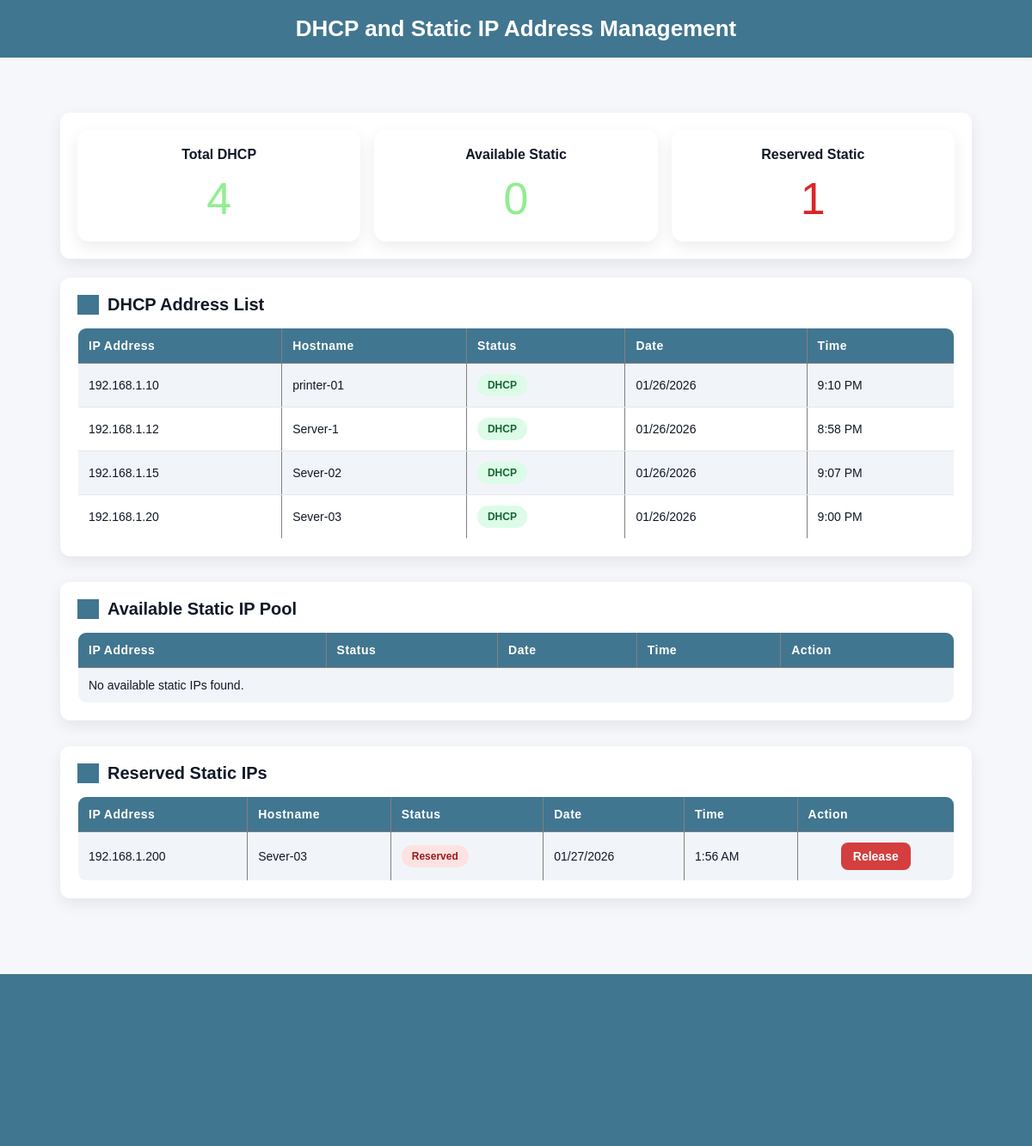
The app's page /, older data.
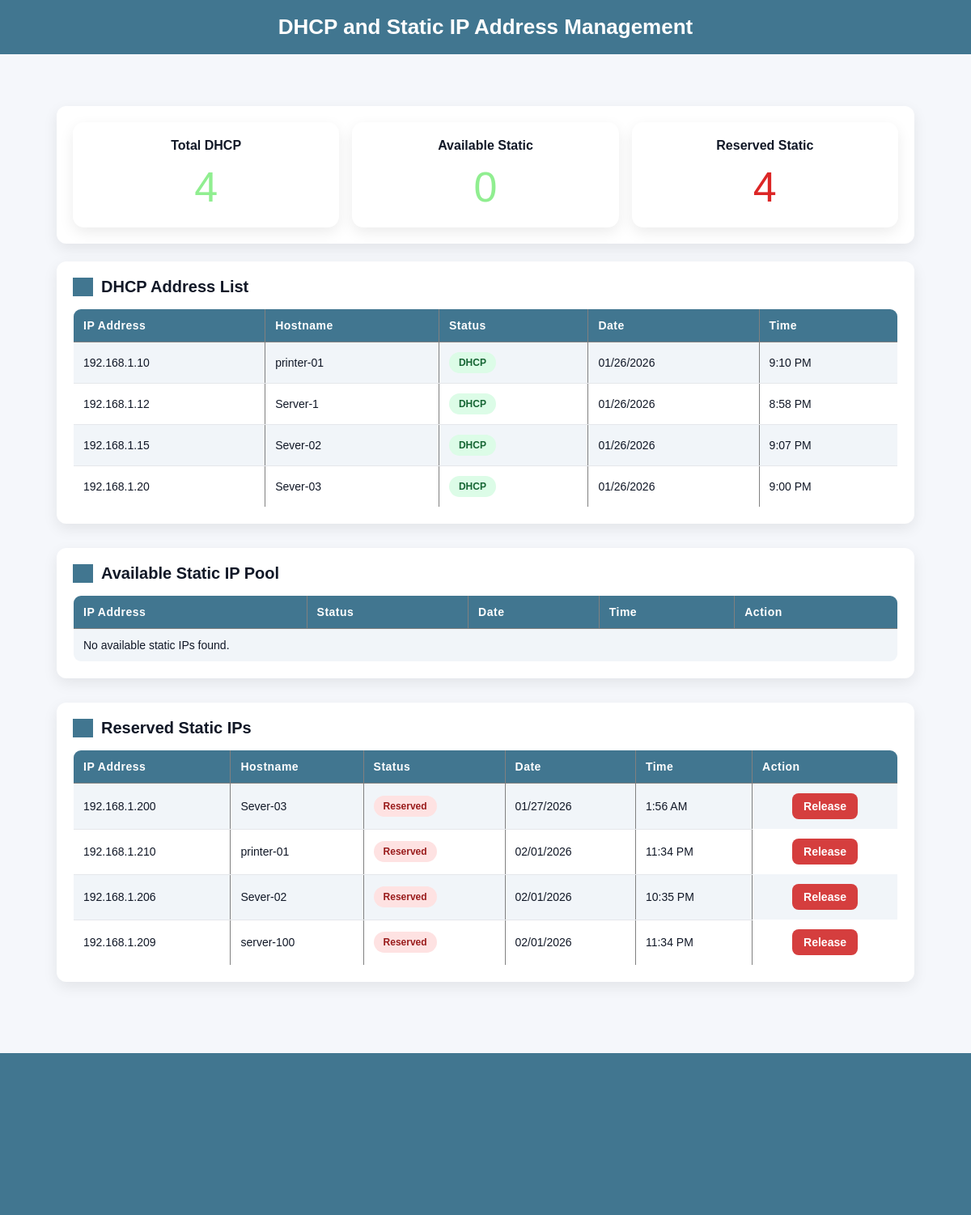
The same page, newer data.
### ipam/models.py (models this page shows)
class IPAddress(models.Model):
    ip_address = models.GenericIPAddressField(unique=True)
    hostname = models.CharField(max_length=100, blank=True)
    status = models.CharField(
        max_length=20,
        choices=[
            ('dhcp', 'DHCP'),
            ('available', 'Available'),
            ('reserved', 'Reserved'),
        ],
        default='dhcp'
    )
    updated_at = models.DateTimeField(auto_now=True)
    class Meta:
        verbose_name = "DHCP Address"
        verbose_name_plural = "IP Addresses"

### ipam/views.py (the view)
# urls.py: path('', dhcp_list, name='dhcp_list'),
def dhcp_list(request):
    dhcp_addresses = IPAddress.objects.filter(status='dhcp')
    available_static = IPAddress.objects.filter(status='available')
    reserved_static = IPAddress.objects.filter(status='reserved')
    return render(request, 'ipam/dhcp_list.html', {
        'dhcp_addresses': dhcp_addresses,
        'available_static': available_static,
        'reserved_static': reserved_static,
        "dhcp_count": dhcp_addresses.count(),
        "available_count": available_static.count(),
        "reserved_count": reserved_static.count(),
    })

### ipam/templates/ipam/dhcp_list.html (shortened to what the changed rows need)
<!DOCTYPE html>
{% load static %}
<html lang="en">
<head>
    <link rel="stylesheet" href="{% static 'css/style.css' %}?v=99 ">
</head>
<body>
    <header>
        <h1>DHCP and Static IP Address Management</h1>
    </header>
    <main>
        <div class="container">
        <section class="summary-cards">
            <div class="card reserved">
                <h3>Reserved Static</h3>
                <p>{{ reserved_count }}</p>
            </div>
        </section>
        <section id="dhcp-section">
            <h2>DHCP Address List</h2>
            <table border="1" cellpadding="5">
                <tr>
                    <th>IP Address</th>
                    <th>Hostname</th>
                    <th>Status</th>
                    <th>Date</th>
                    <th>Time</th>
                </tr>
                {% for ip in dhcp_addresses %}
                <tr>
                    <td>{{ ip.ip_address }}</td>
                    <td>{{ ip.hostname|default:"-" }}</td>
                    <td>
                        <span class="status-badge status-{{ ip.status }}">
                            {{ ip.get_status_display }}
                        </span>
                    </td>
                    <td>{{ ip.updated_at|date:"m/d/Y" }}</td>
                    <td>{{ ip.updated_at|date:"g:i A" }}</td>
                </tr>
                {% empty %}
                <tr>
                    <td colspan="5">No DHCP address found.</td>
                </tr>
                {% endfor %}
            </table>
        </section>
        <section id="available-section" style="margin-top: 30px;">
            <h2>Available Static IP Pool</h2>
            <table border="1" cellpadding="5">
                <tr>
                    <th>IP Address</th>
                    <th>Status</th>
                    <th>Date</th>
                    <th>Time</th>
                    <th>Action</th>
                </tr>
            </table>
        </section>
        <section id="reserved-section" style="margin-top: 30px;">
            <h2>Reserved Static IPs</h2>
            <table border="1" cellpadding="5">
                <tr>
                    <th>IP Address</th>
                    <th>Hostname</th>
                    <th>Status</th>
                    <th>Date</th>
                    <th>Time</th>
                    <th>Action</th>
                </tr>
                {% for ip in reserved_static %}
                <tr>
                    <td>{{ ip.ip_address }}</td>
                    <td>{{ ip.hostname|default:"-" }}</td>
                    <td>
                        <span class="status-badge status-{{ ip.status }}">
                            {{ ip.get_status_display }}
                        </span>
                    </td>
                    <td>{{ ip.updated_at|date:"m/d/Y" }}</td>
                    <td>{{ ip.updated_at|date:"g:i A" }}</td>
                    <td class="flex">
                        <form action="{% url 'release_ip' ip.id %}" method="POST">
<button type="submit" class="release-btn action-btn" data-action="release">
Release
</button>
                        </form>
                    </td>
                </tr>
                {% empty %}
                <tr>
                    <td colspan="6">No reserved static IPs found.</td>
                </tr>
                {% endfor %}
            </table>
        </section>
        </div>
    </main>
</body>
</html>

Row changes from the older to the newer data that the page shows:
added IPAddress: ip_address "192.168.1.210", hostname "printer-01", status "Reserved", updated_at "02/01/2026", updated_at "11:34 PM", shown under "Reserved Static IPs"
added IPAddress: ip_address "192.168.1.206", hostname "Sever-02", status "Reserved", updated_at "02/01/2026", updated_at "10:35 PM", shown under "Reserved Static IPs"
added IPAddress: ip_address "192.168.1.209", hostname "server-100", status "Reserved", updated_at "02/01/2026", updated_at "11:34 PM", shown under "Reserved Static IPs"
Text that changed along with them:
{{ reserved_count }}: "1" → "4"
